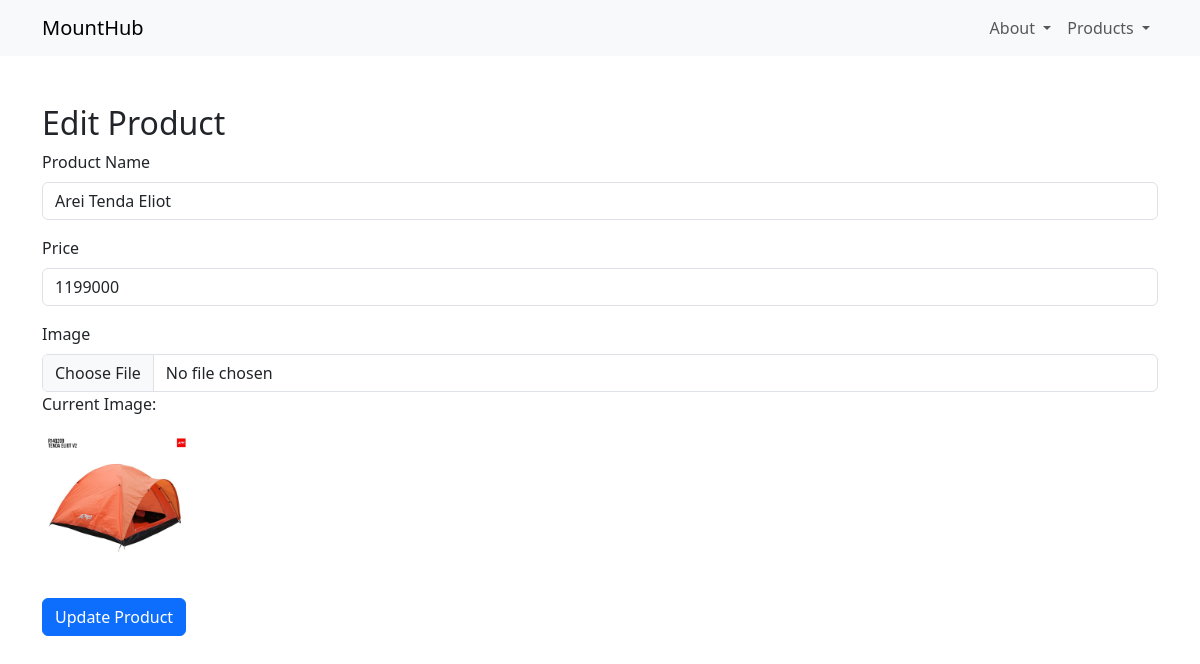
Screenshot of /edit_product.php?id=44 (signed in) with the database file from the repository.
### tables this page shows
CREATE TABLE `products` (
  `id` int(11) NOT NULL,
  `name` varchar(30) DEFAULT NULL,
  `price` int(20) NOT NULL,
  `image_url` varchar(255) DEFAULT NULL,
  `description` text DEFAULT NULL,
  `category` varchar(255) DEFAULT NULL
);

### edit_product.php (the view, shortened to what this page needs)
<?php
require 'config.php';
if (isset($_GET['id'])) {
    $productId = $_GET['id'];
    $query = "SELECT * FROM products WHERE id = :id";
    $stmt = $conn->prepare($query);
    $stmt->bindParam(':id', $productId);
    $stmt->execute();
    $product = $stmt->fetch(PDO::FETCH_ASSOC);
}
?>
<!DOCTYPE html>
<html lang="en">
<head>
    <link href="https://cdn.jsdelivr.net/npm/bootstrap@5.3.3/dist/css/bootstrap.min.css" rel="stylesheet" />
</head>
<body>
    <nav class="navbar navbar-expand-lg navbar-light bg-light">
        <div class="container">
            <a class="navbar-brand" href="home.php">MountHub</a>
            <div class="collapse navbar-collapse" id="navbarNav">
                <ul class="navbar-nav ms-auto">
                    <li class="nav-item dropdown">
                        <a class="nav-link dropdown-toggle" href="#" id="navbarDropdown" role="button" data-bs-toggle="dropdown" aria-haspopup="true" aria-expanded="false">
                            About
                        </a>
                    </li>
                    <li class="nav-item dropdown">
                        <a class="nav-link dropdown-toggle" href="#" id="navbarDropdown" role="button" data-bs-toggle="dropdown" aria-haspopup="true" aria-expanded="false">
                            Products
                        </a>
                    </li>
                </ul>
            </div>
        </div>
    </nav>
    <div class="container my-5">
        <h2>Edit Product</h2>
        <form method="POST" action="" enctype="multipart/form-data">
            <div class="mb-3">
                <label for="name" class="form-label">Product Name</label>
                <input type="text" class="form-control" id="name" name="name" value="<?= htmlspecialchars($product['name']); ?>" required>
            </div>
            <div class="mb-3">
                <label for="price" class="form-label">Price</label>
                <input type="number" class="form-control" id="price" name="price" value="<?= htmlspecialchars($product['price']); ?>" required>
            </div>
            <div class="mb-3">
                <label for="image" class="form-label">Image</label>
                <input type="file" class="form-control" id="image" name="image" accept="image/jpeg, image/png, image/gif">
                <p>Current Image:</p>
                <img src="<?= htmlspecialchars($product['image_url']); ?>" class="current-image" alt="Product Image">
            </div>
            <button type="submit" name="submit" class="btn btn-primary">Update Product</button>
        </form>
    </div>
</body>
</html>

### edit_product.php (style rules this page uses)
.current-image { max-width: 100%; max-height: 150px; object-fit: contain; }

### rows the page displays
products: name "Arei Tenda Eliot", price "1199000", image_url (picture)
